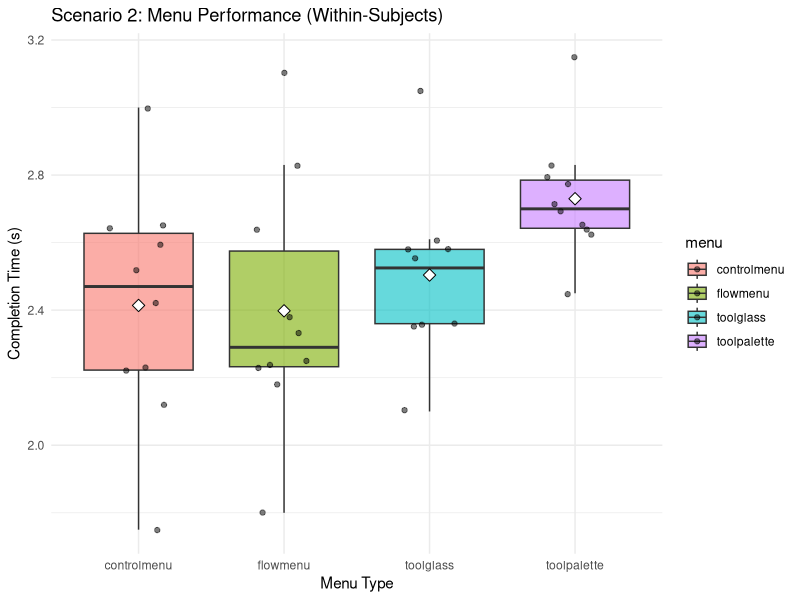
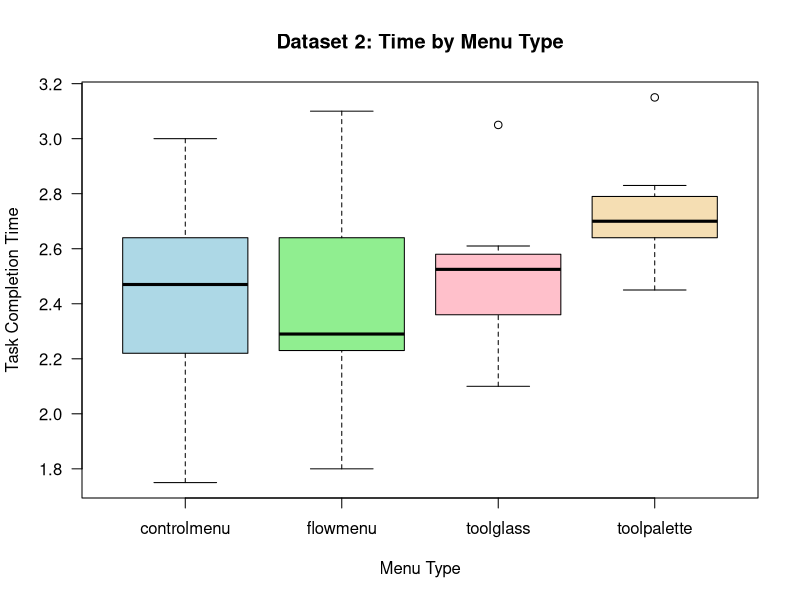
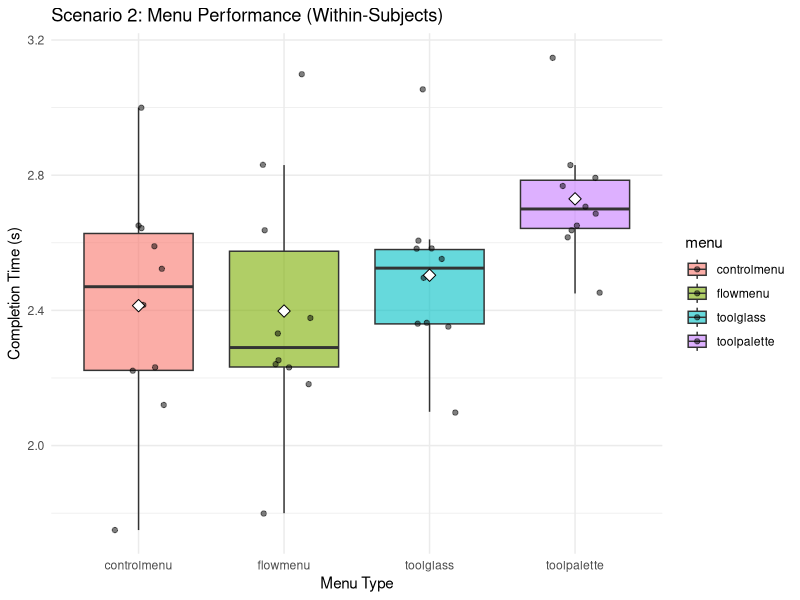

Recreate these plots in R, in order.
data2 <- read.csv("dataset2.csv")

data2$menu <- as.factor(data2$menu)
data2$user <- as.factor(data2$user)

anova_rm_model <- aov(time ~ menu + Error(user/menu), data = data2)

print("--- Repeated Measures ANOVA Results ---")
print(summary(anova_rm_model))

print("--- Pairwise t-test Results (Paired, No Adjustment) ---")
pairwise_rm_results <- pairwise.t.test(data2$time, data2$menu, 
                                       p.adjust.method = "none", 
                                       paired = TRUE)
print(pairwise_rm_results)

jpeg("dataset2_boxplot.jpg")
boxplot(time ~ menu, data = data2,
        main = "Dataset 2: Time by Menu Type",
        xlab = "Menu Type",
        ylab = "Task Completion Time",
        col = c("lightblue", "lightgreen", "pink", "wheat"),
        las = 1)

dev.off()

library(ggplot2)
p2<-ggplot(data2, aes(x=menu, y=time, fill=menu)) +
  geom_boxplot(alpha=0.6, outlier.shape = NA) +
  geom_jitter(width=0.2, alpha=0.5) +
  stat_summary(fun=mean, geom="point", shape=23, size=3, fill="white") +
  labs(title="Scenario 2: Menu Performance (Within-Subjects)",
       y="Completion Time (s)", x="Menu Type") +
  theme_minimal()

ggsave("dataset2_ggplot.png", plot = p2, width = 6, height = 4)

print(p2)
